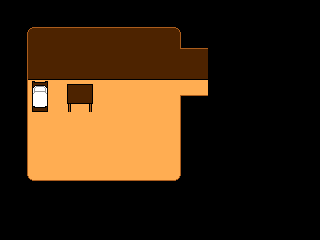

This is a level from a 2D game, rendered from its Tiled map with the project's own tilesets. A one-line summary and the complete map file follow:
An orthogonal 20x15 tile map with 16x16 px tiles, 1 tile layer (Tile Layer 1).

<map version="1.5" tiledversion="1.7.1" orientation="orthogonal" renderorder="right-down" width="20" height="15" tilewidth="16" tileheight="16" infinite="0" nextlayerid="2" nextobjectid="1">
 <tileset firstgid="1" source="robs-room-tileset.tsx" />
 <layer id="1" name="Tile Layer 1" width="20" height="15">
  <data encoding="csv">
36,36,36,36,36,36,36,36,36,36,36,36,36,36,36,36,36,36,36,36,
36,31,32,32,32,32,32,32,32,32,32,35,36,36,36,36,36,36,36,36,
36,51,53,53,53,53,53,53,53,53,53,55,36,36,36,36,36,36,36,36,
36,51,53,53,53,53,53,53,53,53,53,58,56,36,36,36,36,36,36,36,
36,71,73,73,73,73,73,73,73,73,74,76,76,36,36,36,36,36,36,36,
36,91,155,92,131,133,93,94,94,94,94,98,96,36,36,36,36,36,36,36,
36,91,175,93,151,153,92,93,94,94,94,95,36,36,36,36,36,36,36,36,
36,91,92,93,92,93,94,94,94,93,94,95,36,36,36,36,36,36,36,36,
36,91,93,94,92,93,94,94,92,93,94,95,36,36,36,36,36,36,36,36,
36,91,92,93,92,92,92,92,92,93,94,95,36,36,36,36,36,36,36,36,
36,91,92,93,94,94,94,94,94,94,94,95,36,36,36,36,36,36,36,36,
36,111,112,112,112,112,112,112,112,112,112,115,36,36,36,36,36,36,36,36,
36,36,36,36,36,36,36,36,36,36,36,36,36,36,36,36,36,36,36,36,
36,36,36,36,36,36,36,36,36,36,36,36,36,36,36,36,36,36,36,36,
36,36,36,36,36,36,36,36,36,36,36,36,36,36,36,36,36,36,36,36
</data>
 </layer>
</map>